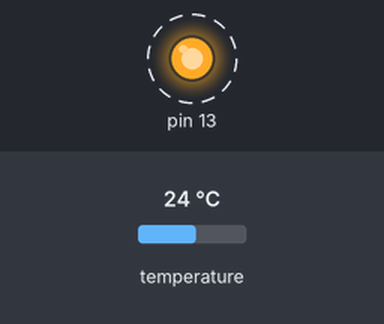
Recording of a sketch running on a simulated Arduino Uno, built with avr-gcc and run on an emulated ATmega328P. Parts: output pins drawn as LEDs (lit = HIGH). Dashed ring = blinking. The inputs (shaded band) are chosen by the test bench; at power-on: temperature 24 °C. What the sketch prints to the serial monitor is not drawn.

Above: at 0.07 s.
Timing chart, 0 to 3.0 s (numbered marks = the images above):
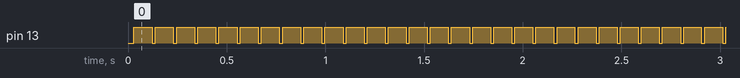

Measured:
- by itself, pin 13: alternates HIGH for 0.09 s and LOW for 0.02 s

The sketch:

TempArduino.ino
```cpp
//
// Sample of using Async reading of Dallas Temperature Sensors
//
#include <OneWire.h>
#include <DallasTemperature.h>

// Data wire is plugged into port 4 on the Arduino
#define ONE_WIRE_BUS 4

// Setup a oneWire instance to communicate with any OneWire devices (not just Maxim/Dallas temperature ICs)
OneWire oneWire(ONE_WIRE_BUS);

// Pass our oneWire reference to Dallas Temperature.
DallasTemperature sensors(&oneWire);

DeviceAddress tempDeviceAddress;

int  resolution = 9;
unsigned long lastTempRequest = 0;
int  delayInMillis = 0;
float temperature = 0.0;
int  idle = 0;

const int len = 5;
double sensorData[len];

//
// SETUP
//
void setup(void)
{
  Serial.begin(115200);
  // Serial.println("Dallas Temperature Control Library - Async Demo");
  // Serial.print("Library Version: ");
  // Serial.println(DALLASTEMPLIBVERSION);
  // Serial.println("\n");

  sensors.begin();
  sensors.getAddress(tempDeviceAddress, 0);
  sensors.setResolution(tempDeviceAddress, resolution);

  sensors.setWaitForConversion(false);
  sensors.requestTemperatures();
  delayInMillis = 750 / (1 << (12 - resolution));
  lastTempRequest = millis();

  pinMode(13, OUTPUT);
}

void loop(void)
{

  if (millis() - lastTempRequest >= delayInMillis) // waited long enough??
  {
    digitalWrite(13, LOW);
    // Serial.println(" Temperature: ");
    for (int i = 0;  i < len;  i++)
    {
      sensorData[i] = sensors.getTempCByIndex(i);
    }
    // Serial.print("  Resolution: ");
    // Serial.println(resolution);
    // Serial.print("Idle counter: ");
    // Serial.println(idle);

    sensors.requestTemperatures();
    lastTempRequest = millis();

    String printString = "";
    for (int i = 0; i < len; i++)
    {
      printString += String(sensorData[i]) + " ";
    }
    Serial.println(printString);
  }
  digitalWrite(13, HIGH);
  delay(1);
}
```
